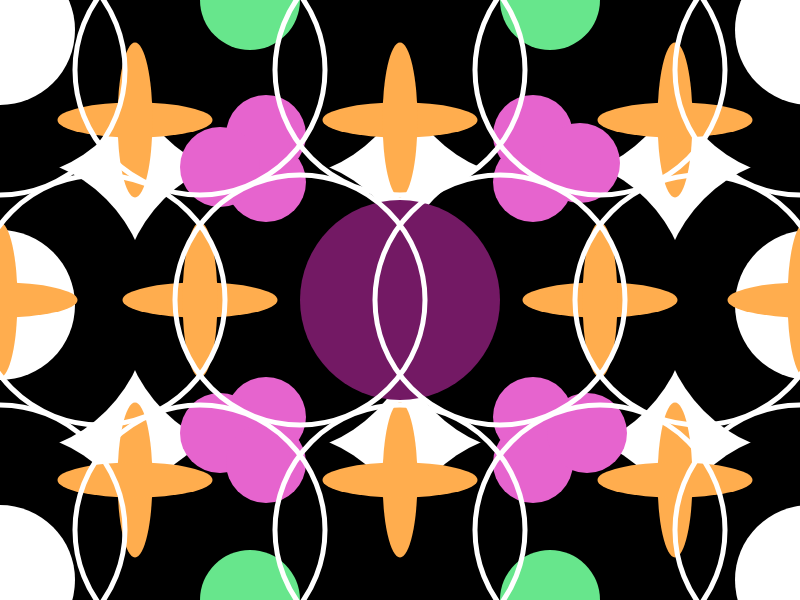
Frame 1 (no input)
Frame 60 (no input): identical to frame 1, image omitted
Frame 120 (the mouse pressed at the canvas centre since frame 60): identical to frame 1, image omitted

The p5.js sketch that drew this single still picture (run headless with seeded random() and noise() and a simulated clock; from frame 60 on, the mouse is pressed at the canvas centre):

// p5.js sketch
// ── sketch.js
function setup( ) {
    createCanvas(800, 600);
    background(255, 255, 255);

        fill(0);
        noStroke();
        ellipse(0, 30, 300, 300);

        fill(0);
        noStroke();
        ellipse(270, 30, 300, 300);

        fill(0);
        noStroke();
        ellipse(540, 30, 300, 300);

        fill(0);
        noStroke();
        ellipse(810, 30, 300, 300);

        fill(0);
        noStroke();
        ellipse(810, 305, 300, 300);

        fill(0);
        noStroke();
        ellipse(540, 305, 300, 300);

        fill(0);
        noStroke();
        ellipse(270, 305, 300, 300);

        fill(0);
        noStroke();
        ellipse(0, 305, 300, 300);

        fill(0);
        noStroke();
        ellipse(0, 580, 300, 300);

        fill(0);
        noStroke();
        ellipse(270, 580, 300, 300);

        fill(0);
        noStroke();
        ellipse(540, 580, 300, 300);

        fill(0);
        noStroke();
        ellipse(810, 580, 300, 300);

            fill(255, 255, 255);
            noStroke();
            ellipse(0, 30, 150, 150);

            fill(255, 255, 255);
            noStroke();
            ellipse(0, 305, 150, 150);

            fill(255, 255, 255);
            noStroke();
            ellipse(0, 580, 150, 150);

            fill(255, 255, 255);
            noStroke();
            ellipse(810, 30, 150, 150);

            fill(255, 255, 255);
            noStroke();
            ellipse(810, 305, 150, 150);

            fill(255, 255, 255);
            noStroke();
            ellipse(810, 580, 150, 150);

    fill(255, 173, 78);
    noStroke();
    ellipse(135, 120, 155, 35);

    fill(255, 173, 78);
    noStroke();
    ellipse(135, 120, 35, 155);

    fill(255, 173, 78);
    noStroke();
    ellipse(675, 120, 35, 155);

    fill(255, 173, 78);
    noStroke();
    ellipse(675, 120, 155, 35);

    fill(255, 173, 78);
    noStroke();
    ellipse(200, 300, 155, 35);

    fill(255, 173, 78);
    noStroke();
    ellipse(200, 300, 35, 155);

    fill(255, 173, 78);
    noStroke();
    ellipse(600, 300, 155, 35);

    fill(255, 173, 78);
    noStroke();
    ellipse(600, 300, 35, 155);

    fill(255, 173, 78);
    noStroke();
    ellipse(400, 120, 155, 35);

    fill(255, 173, 78);
    noStroke();
    ellipse(400, 120, 35, 155);

    fill(255, 173, 78);
    noStroke();
    ellipse(400, 480, 35, 155);

    fill(255, 173, 78);
    noStroke();
    ellipse(400, 480, 155, 35);

    fill(255, 173, 78);
    noStroke();
    ellipse(0, 300, 35, 155);

    fill(255, 173, 78);
    noStroke();
    ellipse(0, 300, 155, 35);

    fill(255, 173, 78);
    noStroke();
    ellipse(805, 300, 35, 155);

    fill(255, 173, 78);
    noStroke();
    ellipse(805, 300, 155, 35);

    fill(255, 173, 78);
    noStroke();
    ellipse(135, 480, 35, 155);

    fill(255, 173, 78);
    noStroke();
    ellipse(135, 480, 155, 35);

    fill(255, 173, 78);
    noStroke();
    ellipse(675, 480, 35, 155);

    fill(255, 173, 78);
    noStroke();
    ellipse(675, 480, 155, 35);

        
        fill(115, 25, 100);
        noStroke();
        ellipse(400, 300, 200, 200);

        fill(103, 230, 140);
        noStroke();
        ellipse(250, 600, 100, 100);

        fill(103, 230, 140);
        noStroke();
        ellipse(250, 0, 100, 100);

        fill(103, 230, 140);
        noStroke();
        ellipse(550, 600, 100, 100);

        fill(103, 230, 140);
        noStroke();
        ellipse(550, 0, 100, 100);

        fill(230, 100, 206);
        noStroke();
        ellipse(266, 182, 80, 80);

        fill(230, 100, 206);
        noStroke();
        ellipse(266, 135, 80, 80);

        fill(230, 100, 206);
        noStroke();
        ellipse(533, 182, 80, 80);

        fill(230, 100, 206);
        noStroke();
        ellipse(533, 135, 80, 80);

        fill(230, 100, 206);
        noStroke();
        ellipse(580, 163, 80, 80);

        fill(230, 100, 206);
        noStroke();
        ellipse(266, 417, 80, 80);

        fill(230, 100, 206);
        noStroke();
        ellipse(533, 417, 80, 80);

        fill(230, 100, 206);
        noStroke();
        ellipse(533, 463, 80, 80);

        fill(230, 100, 206);
        noStroke();
        ellipse(587, 433, 80, 80);

        fill(230, 100, 206);
        noStroke();
        ellipse(220, 433, 80, 80);

        fill(230, 100, 206);
        noStroke();
        ellipse(266, 463, 80, 80);

        fill(230, 100, 206);
        noStroke();
        ellipse(220, 167, 80, 80);

            strokeWeight(5);
            stroke(256);
            fill( 0, 0, 0, 0);
            ellipse(0, 70, 250, 250);

            strokeWeight(5);
            stroke(256);
            fill( 0, 0, 0, 0);
            ellipse(200, 70, 250, 250);

            strokeWeight(5);
            stroke(256);
            fill( 0, 0, 0, 0);
            ellipse(400, 70, 250, 250);

            strokeWeight(5);
            stroke(256);
            fill( 0, 0, 0, 0);
            ellipse(600, 70, 250, 250);

            strokeWeight(5);
            stroke(256);
            fill( 0, 0, 0, 0);
            ellipse(800, 70, 250, 250);

            strokeWeight(5);
            stroke(256);
            fill( 0, 0, 0, 0);
            ellipse(100, 300, 250, 250);
        
            strokeWeight(5);
            stroke(256);
            fill( 0, 0, 0, 0);
            ellipse(300, 300, 250, 250);

            strokeWeight(5);
            stroke(256);
            fill( 0, 0, 0, 0);
            ellipse(500, 300, 250, 250);

            strokeWeight(5);
            stroke(256);
            fill( 0, 0, 0, 0);
            ellipse(700, 300, 250, 250);

            strokeWeight(5);
            stroke(256);
            fill( 0, 0, 0, 0);
            ellipse(0, 530, 250, 250);

            strokeWeight(5);
            stroke(256);
            fill( 0, 0, 0, 0);
            ellipse(200, 530, 250, 250);

            strokeWeight(5);
            stroke(256);
            fill( 0, 0, 0, 0);
            ellipse(400, 530, 250, 250);

            strokeWeight(5);
            stroke(256);
            fill( 0, 0, 0, 0);
            ellipse(600, 530, 250, 250);

            strokeWeight(5);
            stroke(256);
            fill( 0, 0, 0, 0);
            ellipse(800, 530, 250, 250);



}
function draw( ) {
    
}
